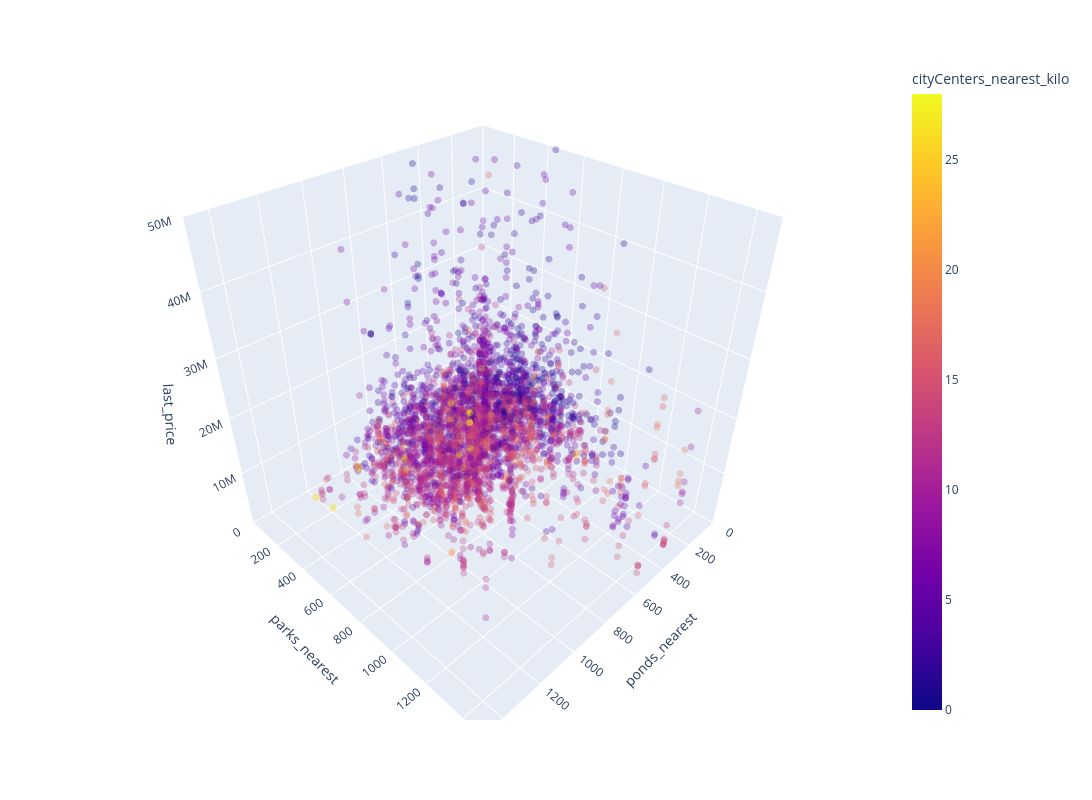

Notebook code for this chart:
### Code cell
# Удаляем строки с NaN в колонках парков и водоемов
spb_clean = spb.dropna(subset=['parks_nearest', 'ponds_nearest'])
fig = px.scatter_3d(spb_clean, x='ponds_nearest', y='parks_nearest', z='last_price',
                    color='cityCenters_nearest_kilo', size_max=1, opacity=0.6)

fig.update_layout(
    height=800, 
    width=1200,
    scene=dict(
        xaxis=dict(range=[0, 1500]), 
        yaxis=dict(range=[0, 1500]),   
        zaxis=dict(range=[0, 50_000_000]) 
    )
)
fig.update_traces(marker=dict(size=4, opacity=0.3))
fig.show()
print(f'Не учтено записей: {len(spb) - len(spb_clean)}')

### Figure 1 — Plotly figure (JSON) as saved in the notebook; plotly's stock layout.template omitted (floating-point values rounded to 4 significant figures; data arrays with more than 128 entries replaced by an {"elided": "..."} marker saying what was removed)
{"data": [{"hovertemplate": "ponds_nearest=%{x}<br>parks_nearest=%{y}<br>last_price=%{z}<br>cityCenters_nearest_kilo=%{marker.color}<extra></extra>", "legendgroup": "", "marker": {"color": {"elided": "4260 float values"}, "coloraxis": "coloraxis", "opacity": 0.3, "size": 4, "symbol": "circle"}, "mode": "markers", "name": "", "scene": "scene", "showlegend": false, "type": "scatter3d", "x": {"elided": "4260 float values"}, "y": {"elided": "4260 float values"}, "z": {"elided": "4260 float values"}}], "layout": {"coloraxis": {"colorbar": {"title": {"text": "cityCenters_nearest_kilo"}}, "colorscale": [[0, "#0d0887"], [0.1111, "#46039f"], [0.2222, "#7201a8"], [0.3333, "#9c179e"], [0.4444, "#bd3786"], [0.5556, "#d8576b"], [0.6667, "#ed7953"], [0.7778, "#fb9f3a"], [0.8889, "#fdca26"], [1, "#f0f921"]]}, "height": 800, "legend": {"tracegroupgap": 0}, "margin": {"t": 60}, "scene": {"domain": {"x": [0, 1], "y": [0, 1]}, "xaxis": {"range": [0, 1500], "title": {"text": "ponds_nearest"}}, "yaxis": {"range": [0, 1500], "title": {"text": "parks_nearest"}}, "zaxis": {"range": [0, 50000000], "title": {"text": "last_price"}}}, "width": 1200}}
